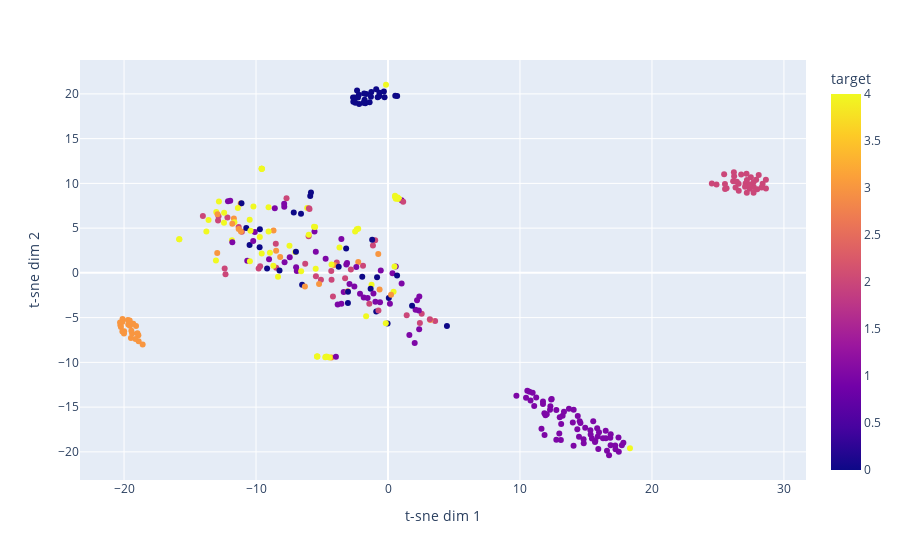

Source (notebook cell):
### Code cell
tsne_data_df = pd.DataFrame(tsne_data, columns=['t-sne dim 1', 't-sne dim 2'])
# tsne_data_df["target"] = classification_labels.reset_index(drop=True)
tsne_data_df["target"] = means5.labels_

px.scatter(tsne_data_df, x='t-sne dim 1', y='t-sne dim 2', color="target")

### Figure 1 — Plotly figure (JSON) as saved in the notebook; plotly's stock layout.template omitted (floating-point values rounded to 4 significant figures; data arrays with more than 128 entries replaced by an {"elided": "..."} marker saying what was removed)
{"data": [{"hovertemplate": "t-sne dim 1=%{x}<br>t-sne dim 2=%{y}<br>target=%{marker.color}<extra></extra>", "legendgroup": "", "marker": {"color": {"elided": "332 int values"}, "coloraxis": "coloraxis", "symbol": "circle"}, "mode": "markers", "name": "", "orientation": "v", "showlegend": false, "type": "scatter", "x": {"elided": "332 float values"}, "xaxis": "x", "y": {"elided": "332 float values"}, "yaxis": "y"}], "layout": {"coloraxis": {"colorbar": {"title": {"text": "target"}}, "colorscale": [[0, "#0d0887"], [0.1111, "#46039f"], [0.2222, "#7201a8"], [0.3333, "#9c179e"], [0.4444, "#bd3786"], [0.5556, "#d8576b"], [0.6667, "#ed7953"], [0.7778, "#fb9f3a"], [0.8889, "#fdca26"], [1, "#f0f921"]]}, "legend": {"tracegroupgap": 0}, "margin": {"t": 60}, "xaxis": {"anchor": "y", "domain": [0, 1], "title": {"text": "t-sne dim 1"}}, "yaxis": {"anchor": "x", "domain": [0, 1], "title": {"text": "t-sne dim 2"}}}}
